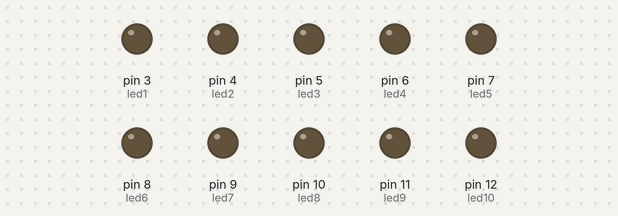
Simulated run of this sketch. Board: Arduino Uno, built with avr-gcc and run on an emulated ATmega328P. Parts: output pins drawn as LEDs (lit = HIGH).

Above: at 0.4 s.
At 2.5 s:
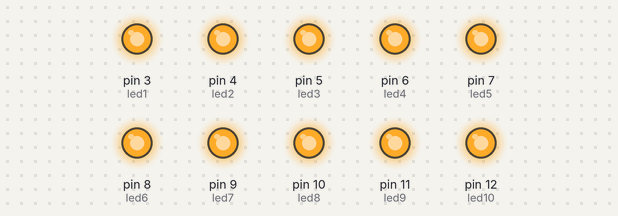
Timing chart, 0 to 3.0 s (numbered marks = the images above):
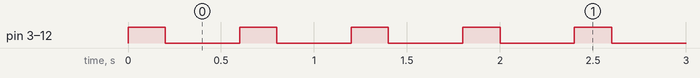

Measured:
- by itself, pin 3 (led1), pin 4 (led2), pin 5 (led3), pin 6 (led4), pin 7 (led5), pin 8 (led6), pin 9 (led7), pin 10 (led8), pin 11 (led9), pin 12 (led10): alternates HIGH for 0.20 s and LOW for 0.40 s

The sketch:

blinky_Arduino.ino
```cpp
int led1 = 3;
int led2 = 4;
int led3 = 5;
int led4 = 6;
int led5 = 7;
int led6 = 8;
int led7 = 9;
int led8 = 10;
int led9 = 11;
int led10 = 12;

void setup(){
  pinMode(led1, OUTPUT);
  pinMode(led2, OUTPUT);
  pinMode(led3, OUTPUT);
  pinMode(led4, OUTPUT);
  pinMode(led5, OUTPUT);
  pinMode(led6, OUTPUT);
  pinMode(led7, OUTPUT);
  pinMode(led8, OUTPUT);
  pinMode(led9, OUTPUT);
  pinMode(led10, OUTPUT);
}

void loop(){
  digitalWrite(led1, HIGH);
  digitalWrite(led2, HIGH);
  digitalWrite(led3, HIGH);
  digitalWrite(led4, HIGH);
  digitalWrite(led5, HIGH);
  digitalWrite(led6, HIGH);
  digitalWrite(led7, HIGH);
  digitalWrite(led8, HIGH);
  digitalWrite(led9, HIGH);
  digitalWrite(led10, HIGH);
  delay(200);
  digitalWrite(led1, LOW);
  digitalWrite(led2, LOW);
  digitalWrite(led3, LOW);
  digitalWrite(led4, LOW);
  digitalWrite(led5, LOW);
  digitalWrite(led6, LOW);
  digitalWrite(led7, LOW);
  digitalWrite(led8, LOW);
  digitalWrite(led9, LOW);
  digitalWrite(led10, LOW);
  delay(400);
}
```
